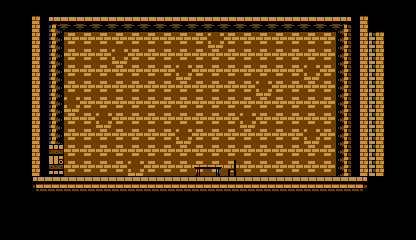

Below is a game level as drawn by its tile map, then a one-line description and the .tmx file that defines it, in full:
An orthogonal 26x15 tile map with 16x16 px tiles, 2 tile layers (Tile Layer 1, objects), 2 hidden layers not drawn.

<map version="1.0" orientation="orthogonal" renderorder="right-down" width="26" height="15" tilewidth="16" tileheight="16" nextobjectid="1">
 <tileset firstgid="1" name="vliiage" tilewidth="16" tileheight="16" tilecount="4096" columns="64">
  <image source="../img/village.png" width="1024" height="1024" />
  <tile id="1">
   <properties>
    <property name="groundSlope" value="flat" />
   </properties>
  </tile>
  <tile id="2">
   <properties>
    <property name="groundSlope" value="up" />
   </properties>
  </tile>
  <tile id="3">
   <properties>
    <property name="groundSlope" value="down" />
   </properties>
  </tile>
  <tile id="2114">
   <properties>
    <property name="doorLocation" value="outside" />
   </properties>
  </tile>
  <tile id="2115">
   <properties>
    <property name="doorLocation" value="shack" />
   </properties>
  </tile>
 </tileset>
 <layer name="Tile Layer 1" width="26" height="15">
  <data encoding="csv">
0,0,0,0,0,0,0,0,0,0,0,0,0,0,0,0,0,0,0,0,0,0,0,0,0,0,
0,0,1358,2003,2004,2004,2004,2004,2004,2004,2004,2004,2004,2004,2004,2004,2004,2004,2004,2004,2004,2005,1362,0,0,0,
0,0,1358,2067,1299,1299,1299,1299,1299,1299,1299,1299,1299,1235,1299,1299,1299,1299,1299,1299,1299,2069,1362,1357,0,0,
0,0,1358,2067,1299,1299,1299,1235,1299,1299,1299,1299,1299,1299,1299,1299,1299,1299,1299,1299,1299,2069,1362,1357,0,0,
0,0,1358,2067,1299,1299,1299,1299,1299,1299,1299,1235,1299,1299,1299,1299,1299,1299,1299,1235,1299,2069,1362,1357,0,0,
0,0,1358,2067,1299,1299,1299,1299,1299,1299,1299,1299,1299,1299,1299,1299,1235,1299,1299,1299,1299,2069,1362,1357,0,0,
0,0,1358,2067,1235,1299,1299,1299,1299,1299,1299,1299,1299,1299,1299,1299,1299,1299,1299,1299,1299,2069,1362,1357,0,0,
0,0,1358,2067,1299,1299,1235,1299,1299,1299,1299,1299,1299,1299,1299,1235,1299,1299,1299,1299,1299,2069,1362,1357,0,0,
0,0,1358,2067,1299,1299,1299,1299,1299,1299,1299,1235,1299,1299,1299,1299,1299,1299,1299,1235,1299,2069,1362,1357,0,0,
0,0,1358,1248,1299,1299,1299,1299,1299,1299,1299,1299,1299,1299,1299,1299,1299,1299,1299,1299,1299,2069,1362,1357,0,0,
0,0,1358,1312,1299,1299,1299,1299,1235,1299,1299,1299,1299,1299,1299,1299,1299,1299,1299,1299,1299,2069,1362,1357,0,0,
0,0,1491,1492,1492,1492,1492,1492,1492,1492,1492,1492,1492,1492,1492,1492,1492,1492,1492,1492,1492,1492,1493,0,0,0,
0,0,0,0,0,0,0,0,0,0,0,0,0,0,0,0,0,0,0,0,0,0,0,0,0,0,
0,0,0,0,0,0,0,0,0,0,0,0,0,0,0,0,0,0,0,0,0,0,0,0,0,0,
0,0,0,0,0,0,0,0,0,0,0,0,0,0,0,0,0,0,0,0,0,0,0,0,0,0
</data>
 </layer>
 <layer name="objects" width="26" height="15">
  <data encoding="csv">
0,0,0,0,0,0,0,0,0,0,0,0,0,0,0,0,0,0,0,0,0,0,0,0,0,0,
0,0,0,0,0,0,0,0,0,0,0,0,0,0,0,0,0,0,0,0,0,0,0,0,0,0,
0,0,0,0,0,0,0,0,0,0,0,0,0,0,0,0,0,0,0,0,0,0,0,0,0,0,
0,0,0,0,0,0,0,0,0,0,0,0,0,0,0,0,0,0,0,0,0,0,0,0,0,0,
0,0,0,0,0,0,0,0,0,0,0,0,0,0,0,0,0,0,0,0,0,0,0,0,0,0,
0,0,0,0,0,0,0,0,0,0,0,0,0,0,0,0,0,0,0,0,0,0,0,0,0,0,
0,0,0,0,0,0,0,0,0,0,0,0,0,0,0,0,0,0,0,0,0,0,0,0,0,0,
0,0,0,0,0,0,0,0,0,0,0,0,0,0,0,0,0,0,0,0,0,0,0,0,0,0,
0,0,0,0,0,0,0,0,0,0,0,0,0,0,0,0,0,0,0,0,0,0,0,0,0,0,
0,0,0,0,0,0,0,0,0,0,0,0,0,0,0,0,0,0,0,0,0,0,0,0,0,0,
0,0,0,0,0,0,0,0,0,0,0,0,114,115,117,0,0,0,0,0,0,0,0,0,0,0,
0,0,0,0,0,0,0,0,0,0,0,0,0,0,0,0,0,0,0,0,0,0,0,0,0,0,
0,0,0,0,0,0,0,0,0,0,0,0,0,0,0,0,0,0,0,0,0,0,0,0,0,0,
0,0,0,0,0,0,0,0,0,0,0,0,0,0,0,0,0,0,0,0,0,0,0,0,0,0,
0,0,0,0,0,0,0,0,0,0,0,0,0,0,0,0,0,0,0,0,0,0,0,0,0,0
</data>
 </layer>
 <layer name="ground" width="26" height="15" visible="0" opacity="0">
  <data encoding="csv">
0,0,0,0,0,0,0,0,0,0,0,0,0,0,0,0,0,0,0,0,0,0,0,0,0,0,
0,0,0,0,0,0,0,0,0,0,0,0,0,0,0,0,0,0,0,0,0,0,0,0,0,0,
0,0,0,0,0,0,0,0,0,0,0,0,0,0,0,0,0,0,0,0,0,0,0,0,0,0,
0,0,0,0,0,0,0,0,0,0,0,0,0,0,0,0,0,0,0,0,0,0,0,0,0,0,
0,0,0,0,0,0,0,0,0,0,0,0,0,0,0,0,0,0,0,0,0,0,0,0,0,0,
0,0,0,0,0,0,0,0,0,0,0,0,0,0,0,0,0,0,0,0,0,0,0,0,0,0,
0,0,0,0,0,0,0,0,0,0,0,0,0,0,0,0,0,0,0,0,0,0,0,0,0,0,
0,0,0,0,0,0,0,0,0,0,0,0,0,0,0,0,0,0,0,0,0,0,0,0,0,0,
0,0,0,0,0,0,0,0,0,0,0,0,0,0,0,0,0,0,0,0,0,0,0,0,0,0,
0,0,0,0,0,0,0,0,0,0,0,0,0,0,0,0,0,0,0,0,0,0,0,0,0,0,
0,0,0,2,2,2,2,2,2,2,2,2,2,2,2,2,2,2,2,2,2,0,0,0,0,0,
0,0,0,0,0,0,0,0,0,0,0,0,0,0,0,0,0,0,0,0,0,0,0,0,0,0,
0,0,0,0,0,0,0,0,0,0,0,0,0,0,0,0,0,0,0,0,0,0,0,0,0,0,
0,0,0,0,0,0,0,0,0,0,0,0,0,0,0,0,0,0,0,0,0,0,0,0,0,0,
0,0,0,0,0,0,0,0,0,0,0,0,0,0,0,0,0,0,0,0,0,0,0,0,0,0
</data>
 </layer>
 <layer name="doors" width="26" height="15" visible="0" opacity="0">
  <data encoding="csv">
0,0,0,0,0,0,0,0,0,0,0,0,0,0,0,0,0,0,0,0,0,0,0,0,0,0,
0,0,0,0,0,0,0,0,0,0,0,0,0,0,0,0,0,0,0,0,0,0,0,0,0,0,
0,0,0,0,0,0,0,0,0,0,0,0,0,0,0,0,0,0,0,0,0,0,0,0,0,0,
0,0,0,0,0,0,0,0,0,0,0,0,0,0,0,0,0,0,0,0,0,0,0,0,0,0,
0,0,0,0,0,0,0,0,0,0,0,0,0,0,0,0,0,0,0,0,0,0,0,0,0,0,
0,0,0,0,0,0,0,0,0,0,0,0,0,0,0,0,0,0,0,0,0,0,0,0,0,0,
0,0,0,0,0,0,0,0,0,0,0,0,0,0,0,0,0,0,0,0,0,0,0,0,0,0,
0,0,0,0,0,0,0,0,0,0,0,0,0,0,0,0,0,0,0,0,0,0,0,0,0,0,
0,0,0,0,0,0,0,0,0,0,0,0,0,0,0,0,0,0,0,0,0,0,0,0,0,0,
0,0,0,2115,0,0,0,0,0,0,0,0,0,0,0,0,0,0,0,0,0,0,0,0,0,0,
0,0,0,0,0,0,0,0,0,0,0,0,0,0,0,0,0,0,0,0,0,0,0,0,0,0,
0,0,0,0,0,0,0,0,0,0,0,0,0,0,0,0,0,0,0,0,0,0,0,0,0,0,
0,0,0,0,0,0,0,0,0,0,0,0,0,0,0,0,0,0,0,0,0,0,0,0,0,0,
0,0,0,0,0,0,0,0,0,0,0,0,0,0,0,0,0,0,0,0,0,0,0,0,0,0,
0,0,0,0,0,0,0,0,0,0,0,0,0,0,0,0,0,0,0,0,0,0,0,0,0,0
</data>
 </layer>
</map>
